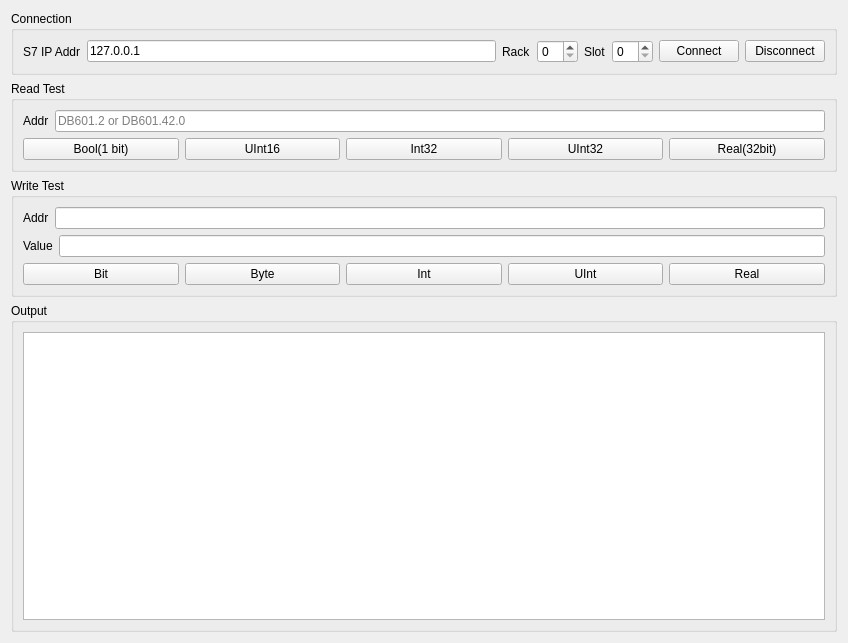
<?xml version="1.0" encoding="UTF-8"?>
<ui version="4.0">
 <class>Widget</class>
 <widget class="QWidget" name="Widget">
  <property name="geometry">
   <rect>
    <x>0</x>
    <y>0</y>
    <width>848</width>
    <height>643</height>
   </rect>
  </property>
  <property name="windowTitle">
   <string>Widget</string>
  </property>
  <layout class="QVBoxLayout" name="verticalLayout_5">
   <item>
    <widget class="QGroupBox" name="groupBox_4">
     <property name="title">
      <string>Connection</string>
     </property>
     <layout class="QVBoxLayout" name="verticalLayout_3">
      <item>
       <layout class="QHBoxLayout" name="horizontalLayout">
        <item>
         <widget class="QLabel" name="label">
          <property name="text">
           <string>S7 IP Addr</string>
          </property>
         </widget>
        </item>
        <item>
         <widget class="QLineEdit" name="lineEdit_ip">
          <property name="text">
           <string>127.0.0.1</string>
          </property>
         </widget>
        </item>
        <item>
         <widget class="QLabel" name="label_6">
          <property name="text">
           <string>Rack</string>
          </property>
         </widget>
        </item>
        <item>
         <widget class="QSpinBox" name="spinBox_rack"/>
        </item>
        <item>
         <widget class="QLabel" name="label_7">
          <property name="text">
           <string>Slot</string>
          </property>
         </widget>
        </item>
        <item>
         <widget class="QSpinBox" name="spinBox_slot"/>
        </item>
        <item>
         <widget class="QPushButton" name="pushButton_connect">
          <property name="text">
           <string>Connect</string>
          </property>
         </widget>
        </item>
        <item>
         <widget class="QPushButton" name="pushButton_disconnect">
          <property name="text">
           <string>Disconnect</string>
          </property>
         </widget>
        </item>
       </layout>
      </item>
     </layout>
    </widget>
   </item>
   <item>
    <widget class="QGroupBox" name="groupBox">
     <property name="title">
      <string>Read Test</string>
     </property>
     <layout class="QVBoxLayout" name="verticalLayout">
      <item>
       <layout class="QHBoxLayout" name="horizontalLayout_3">
        <item>
         <widget class="QLabel" name="label_2">
          <property name="text">
           <string>Addr</string>
          </property>
         </widget>
        </item>
        <item>
         <widget class="QLineEdit" name="lineEdit_read_addr">
          <property name="placeholderText">
           <string>DB601.2 or DB601.42.0</string>
          </property>
         </widget>
        </item>
       </layout>
      </item>
      <item>
       <layout class="QHBoxLayout" name="horizontalLayout_2">
        <item>
         <widget class="QPushButton" name="pushButton_read_bool">
          <property name="text">
           <string>Bool(1 bit)</string>
          </property>
         </widget>
        </item>
        <item>
         <widget class="QPushButton" name="pushButton_read_ushort">
          <property name="text">
           <string>UInt16</string>
          </property>
         </widget>
        </item>
        <item>
         <widget class="QPushButton" name="pushButton_read_int">
          <property name="text">
           <string>Int32</string>
          </property>
         </widget>
        </item>
        <item>
         <widget class="QPushButton" name="pushButton_read_uint">
          <property name="text">
           <string>UInt32</string>
          </property>
         </widget>
        </item>
        <item>
         <widget class="QPushButton" name="pushButton_read_real">
          <property name="text">
           <string>Real(32bit)</string>
          </property>
         </widget>
        </item>
       </layout>
      </item>
     </layout>
    </widget>
   </item>
   <item>
    <widget class="QGroupBox" name="groupBox_2">
     <property name="title">
      <string>Write Test</string>
     </property>
     <layout class="QVBoxLayout" name="verticalLayout_2">
      <item>
       <layout class="QHBoxLayout" name="horizontalLayout_4">
        <item>
         <widget class="QLabel" name="label_3">
          <property name="text">
           <string>Addr</string>
          </property>
         </widget>
        </item>
        <item>
         <widget class="QLineEdit" name="lineEdit_write_addr"/>
        </item>
       </layout>
      </item>
      <item>
       <layout class="QHBoxLayout" name="horizontalLayout_5">
        <item>
         <widget class="QLabel" name="label_4">
          <property name="text">
           <string>Value</string>
          </property>
         </widget>
        </item>
        <item>
         <widget class="QLineEdit" name="lineEdit_write_value"/>
        </item>
       </layout>
      </item>
      <item>
       <layout class="QHBoxLayout" name="horizontalLayout_6">
        <item>
         <widget class="QPushButton" name="pushButton_write_bit">
          <property name="text">
           <string>Bit</string>
          </property>
         </widget>
        </item>
        <item>
         <widget class="QPushButton" name="pushButton_write_byte">
          <property name="text">
           <string>Byte</string>
          </property>
         </widget>
        </item>
        <item>
         <widget class="QPushButton" name="pushButton_write_int">
          <property name="text">
           <string>Int</string>
          </property>
         </widget>
        </item>
        <item>
         <widget class="QPushButton" name="pushButton_write_uint">
          <property name="text">
           <string>UInt</string>
          </property>
         </widget>
        </item>
        <item>
         <widget class="QPushButton" name="pushButton_write_real">
          <property name="text">
           <string>Real</string>
          </property>
         </widget>
        </item>
       </layout>
      </item>
     </layout>
    </widget>
   </item>
   <item>
    <widget class="QGroupBox" name="groupBox_3">
     <property name="sizePolicy">
      <sizepolicy hsizetype="Preferred" vsizetype="Expanding">
       <horstretch>0</horstretch>
       <verstretch>0</verstretch>
      </sizepolicy>
     </property>
     <property name="title">
      <string>Output</string>
     </property>
     <layout class="QVBoxLayout" name="verticalLayout_4">
      <item>
       <widget class="QTextEdit" name="textEdit_output"/>
      </item>
     </layout>
    </widget>
   </item>
  </layout>
 </widget>
 <resources/>
 <connections/>
</ui>
